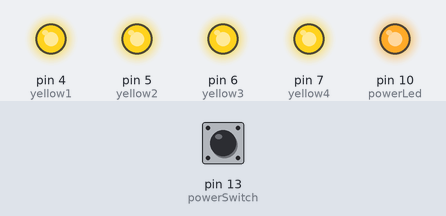
A sketch run on a simulated Arduino Uno, built with avr-gcc and run on an emulated ATmega328P. Parts: output pins drawn as LEDs (lit = HIGH). The test bench sets the inputs (shaded band); at power-on: pin 13 (powerSwitch) HIGH.

Above: at 1.3 s.
1.4 s: pin 13 (powerSwitch) pulled LOW for 1 s
At 2.2 s:
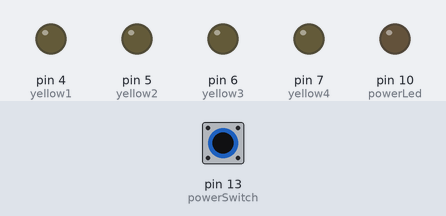
3.9 s: pin 13 (powerSwitch) pulled LOW for 3.2 s
At 8.4 s:
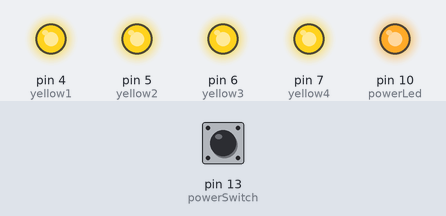
Timing chart, 0 to 9.9 s (numbered marks = the images above; inputs shaded):
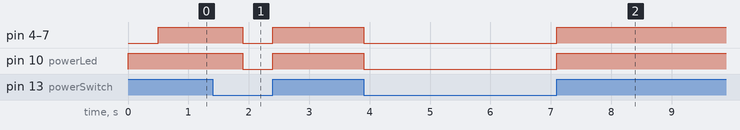

The sketch:

Oscilloscoop.ino
```cpp
int yellow1 = 4;
int yellow2 = 5;
int yellow3 = 6;
int yellow4 = 7;
int powerLed = 10;
int powerSwitch = 13;
bool delayed = false;
int delayTime = 500;
unsigned long startMillis;  //start of switched off
unsigned long currentMillis;

void setup() {
  Serial.begin(9600);
  pinMode(yellow1, OUTPUT);
  pinMode(yellow2, OUTPUT);
  pinMode(yellow3, OUTPUT);
  pinMode(yellow4, OUTPUT);
  pinMode(powerLed, OUTPUT);
  pinMode(powerSwitch, INPUT);

}

void loop() {
  int switchState = digitalRead(powerSwitch);
  if(switchState == LOW){
    turnOff();
  }
  else{
    turnOn();
  }
}

void turnOn(){
  digitalWrite(powerLed, HIGH);
  if(!delayed){
    delay(delayTime);
    delayed = true;
  }
  digitalWrite(yellow1, HIGH);
  digitalWrite(yellow2, HIGH);
  digitalWrite(yellow3, HIGH);
  digitalWrite(yellow4, HIGH);
}
void turnOff(){
  if(startMillis == NULL){
    startMillis = millis();
  }
  currentMillis = millis();  //get the current "time" (actually the number of milliseconds since the program started)
  if (currentMillis - startMillis >= 500)  //check whether the power is off for at least 0.5 seconds
  {
    turnLightsOff();
  }
}
void turnLightsOff(){
  digitalWrite(powerLed, LOW);
  digitalWrite(yellow1, LOW);
  digitalWrite(yellow2, LOW);
  digitalWrite(yellow3, LOW);
  digitalWrite(yellow4, LOW);
  startMillis = NULL;
}
```

Measured:
- after the input at 1.4 s, pin 4 (yellow1), pin 5 (yellow2), pin 6 (yellow3), pin 7 (yellow4), pin 10 (powerLed): HIGH → LOW after 0.50 s, → HIGH 0.50 s later
- after the input at 3.9 s, pin 4 (yellow1), pin 5 (yellow2), pin 6 (yellow3), pin 7 (yellow4), pin 10 (powerLed): HIGH → LOW at once, → HIGH 3.2 s later
